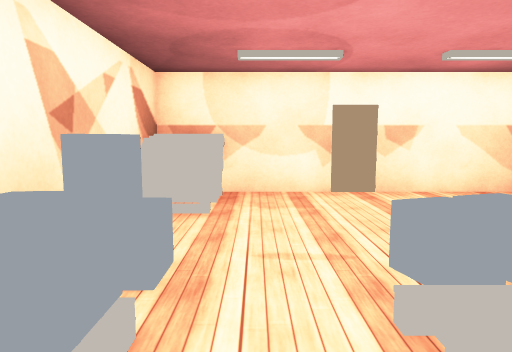
View 1 (above)

16 first-person views from a walk through a 3-D level made in the Unity game engine. The camera is 1.3 m above the floor, tilts 6° down and sees 75° across. The floor is counted in squares, 1 m on a side. Each view is taken from the middle of a square. On the plan, view 1 faces up. The plan holds only what a view shows up to about 14 squares ahead; the rest is blank. The player character is not drawn. Some animated figures are left out. Surface patterns are stand-ins for the level's own textures.

View 2
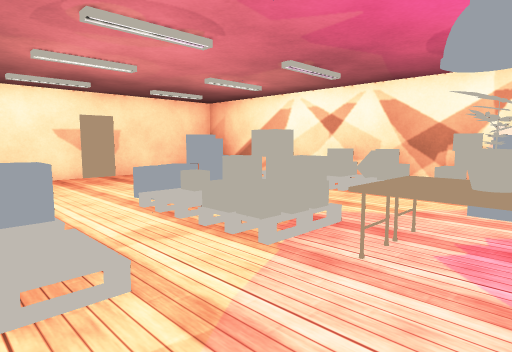

View 3
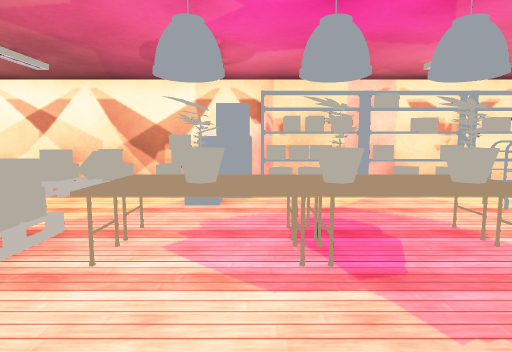

View 4
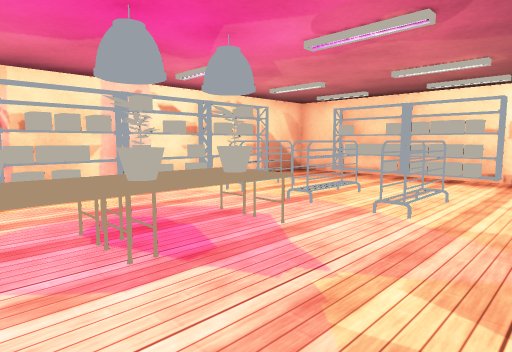

View 5
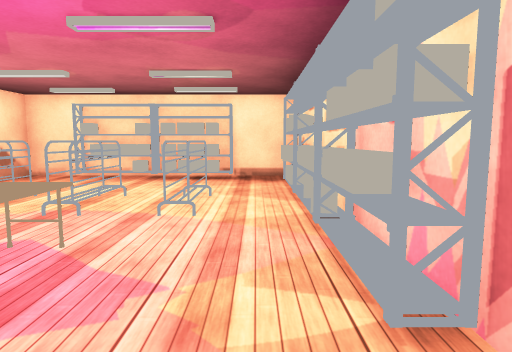

View 6
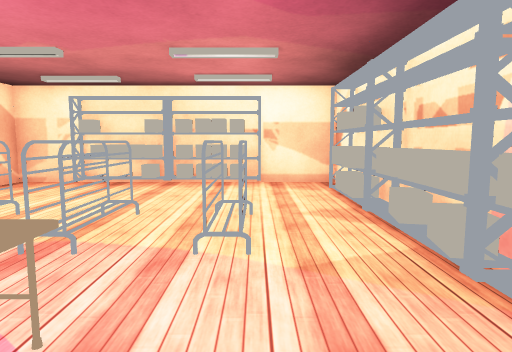

View 7
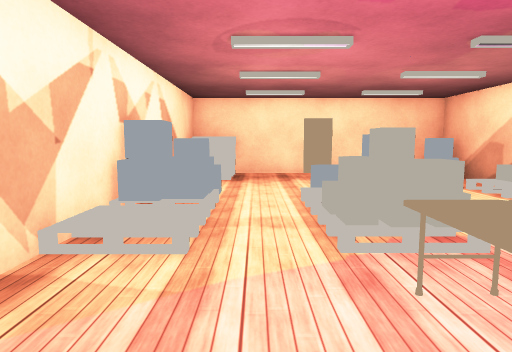

View 8
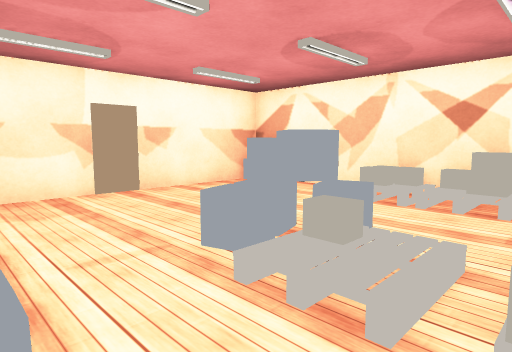

View 9
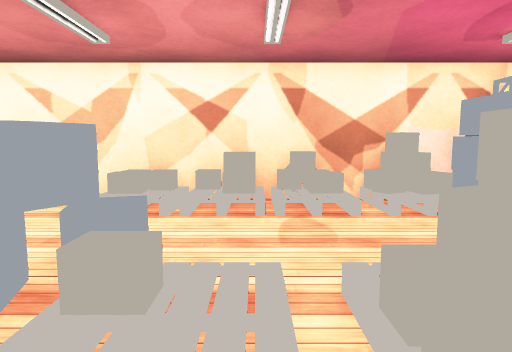

View 10
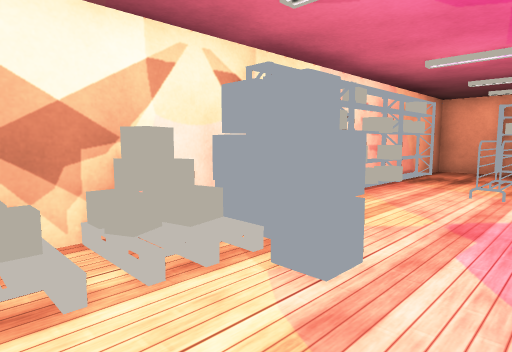

View 11
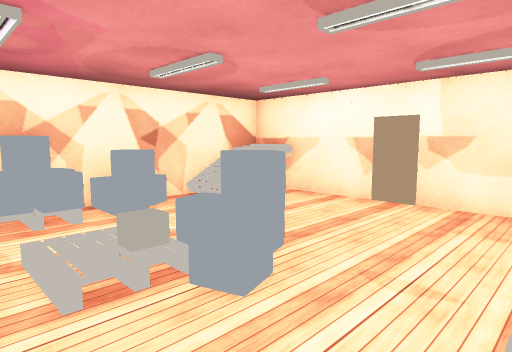

View 12
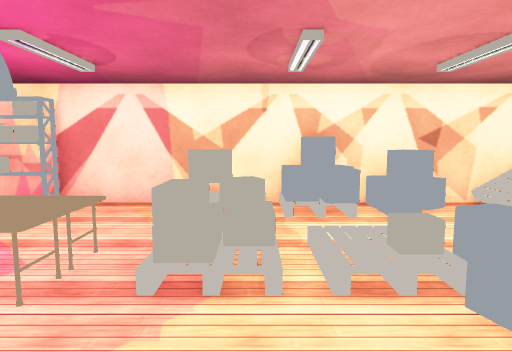

View 13
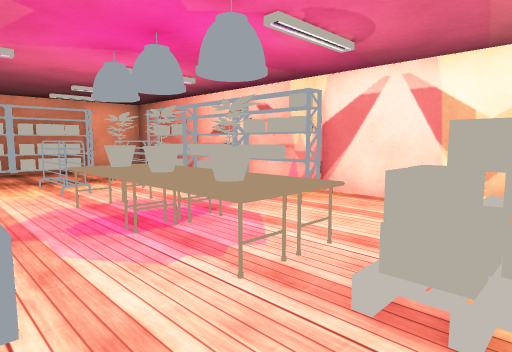

View 14
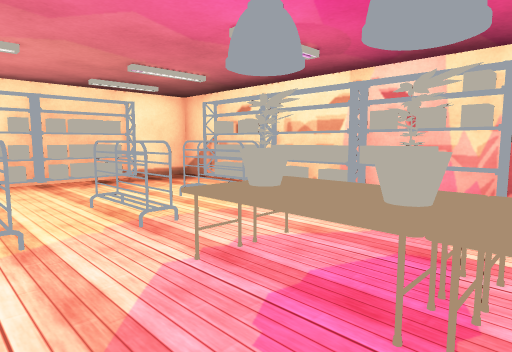

View 15
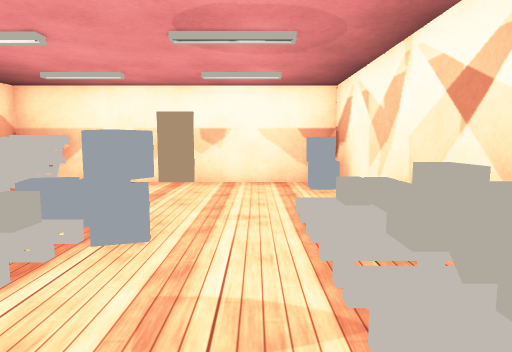

View 16
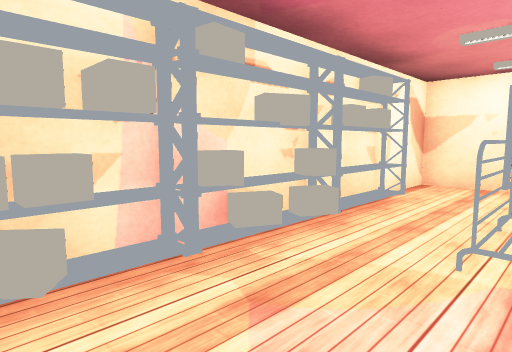

### Floor plan
Key: @ floor where view 1 was taken; # wall or solid block; . floor; / step, stairs or slope; = window, fence, low wall or low ledge; T thing the floor can be seen under or through; R rack; O other object.
Columns run from 3 left of view 1 to 8 right of it. Each row starts with its distance up from view 1.
  9 ############
  8 ##O.......O#
  7 #=O.......O#
  6 #OO........#
  5 #..........#
  4 #O....O..O #
  3 #OO..OO../O#
  2 #OO./ O../O#
  1 #OO.//.../O#
  0 #..@/O.../O#
 -1 #OO.OO.../O#
 -2 #....OO..O##
 -3 #...TOO.OO##
 -4 #...TOO..OO#
 -5 #O..TOO..OR#
 -6 #O..TOO...O#
 -7 #R..TTT...##
 -8 ##........R#
 -9 #R.#.TTTT.R#
-10 #R.O.OTTO.##
-11 ##.O....O.R#
-12 #RO.......R#
-13 #O.........#
-14 #..........#
-15 #..#ORRRR..#
-16 ############

Positions as (right, up) in squares from view 1, and headings:
1: (0, 0), facing up
2: (-2, -4), facing up-right
3: (-2, -4), facing right
4: (-2, -3), facing down-right
5: (-1, -3), facing down
6: (0, -5), facing down
7: (0, -5), facing up
8: (-1, 0), facing up-right
9: (0, 1), facing right
10: (3, 0), facing down-right
11: (6, 0), facing up-left
12: (6, 0), facing left
13: (5, 0), facing down-left
14: (5, -4), facing down-left
15: (5, -2), facing up
16: (4, -5), facing down-right
